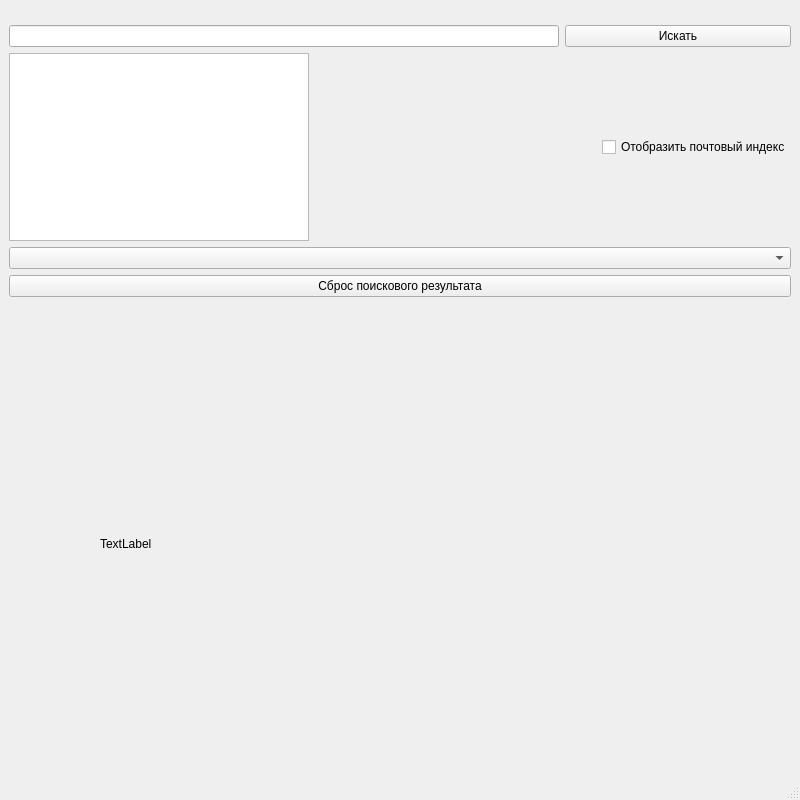
<?xml version="1.0" encoding="UTF-8"?>
<ui version="4.0">
 <class>MainWindow</class>
 <widget class="QMainWindow" name="MainWindow">
  <property name="geometry">
   <rect>
    <x>0</x>
    <y>0</y>
    <width>800</width>
    <height>800</height>
   </rect>
  </property>
  <property name="minimumSize">
   <size>
    <width>800</width>
    <height>800</height>
   </size>
  </property>
  <property name="maximumSize">
   <size>
    <width>800</width>
    <height>1000</height>
   </size>
  </property>
  <property name="windowTitle">
   <string>MainWindow</string>
  </property>
  <widget class="QWidget" name="centralwidget">
   <layout class="QGridLayout" name="gridLayout_2">
    <item row="0" column="0">
     <layout class="QGridLayout" name="gridLayout">
      <item row="5" column="0" colspan="2">
       <spacer name="verticalSpacer">
        <property name="orientation">
         <enum>Qt::Vertical</enum>
        </property>
        <property name="sizeType">
         <enum>QSizePolicy::Maximum</enum>
        </property>
        <property name="sizeHint" stdset="0">
         <size>
          <width>20</width>
          <height>20</height>
         </size>
        </property>
       </spacer>
      </item>
      <item row="1" column="0">
       <widget class="QLineEdit" name="find_obj">
        <property name="minimumSize">
         <size>
          <width>200</width>
          <height>0</height>
         </size>
        </property>
        <property name="maximumSize">
         <size>
          <width>550</width>
          <height>25</height>
         </size>
        </property>
       </widget>
      </item>
      <item row="0" column="0" colspan="2">
       <spacer name="verticalSpacer_2">
        <property name="orientation">
         <enum>Qt::Vertical</enum>
        </property>
        <property name="sizeType">
         <enum>QSizePolicy::Maximum</enum>
        </property>
        <property name="sizeHint" stdset="0">
         <size>
          <width>20</width>
          <height>20</height>
         </size>
        </property>
       </spacer>
      </item>
      <item row="2" column="0" colspan="2">
       <widget class="QTextBrowser" name="textBrowser">
        <property name="maximumSize">
         <size>
          <width>300</width>
          <height>16777215</height>
         </size>
        </property>
       </widget>
      </item>
      <item row="2" column="2">
       <widget class="QCheckBox" name="checkBox">
        <property name="text">
         <string>Отобразить почтовый индекс</string>
        </property>
       </widget>
      </item>
      <item row="3" column="0" colspan="3">
       <widget class="QComboBox" name="comboBox"/>
      </item>
      <item row="4" column="0" colspan="3">
       <widget class="QPushButton" name="clear_btn">
        <property name="text">
         <string>Сброс поискового результата</string>
        </property>
       </widget>
      </item>
      <item row="1" column="1" colspan="2">
       <widget class="QPushButton" name="search_btn">
        <property name="text">
         <string>Искать</string>
        </property>
       </widget>
      </item>
      <item row="6" column="0" colspan="3" alignment="Qt::AlignHCenter">
       <widget class="QLabel" name="label">
        <property name="minimumSize">
         <size>
          <width>600</width>
          <height>450</height>
         </size>
        </property>
        <property name="maximumSize">
         <size>
          <width>9999999</width>
          <height>999999</height>
         </size>
        </property>
        <property name="styleSheet">
         <string notr="true"/>
        </property>
        <property name="text">
         <string>TextLabel</string>
        </property>
       </widget>
      </item>
     </layout>
    </item>
   </layout>
  </widget>
  <widget class="QMenuBar" name="menubar">
   <property name="geometry">
    <rect>
     <x>0</x>
     <y>0</y>
     <width>800</width>
     <height>26</height>
    </rect>
   </property>
  </widget>
  <widget class="QStatusBar" name="statusbar"/>
 </widget>
 <resources/>
 <connections/>
</ui>
